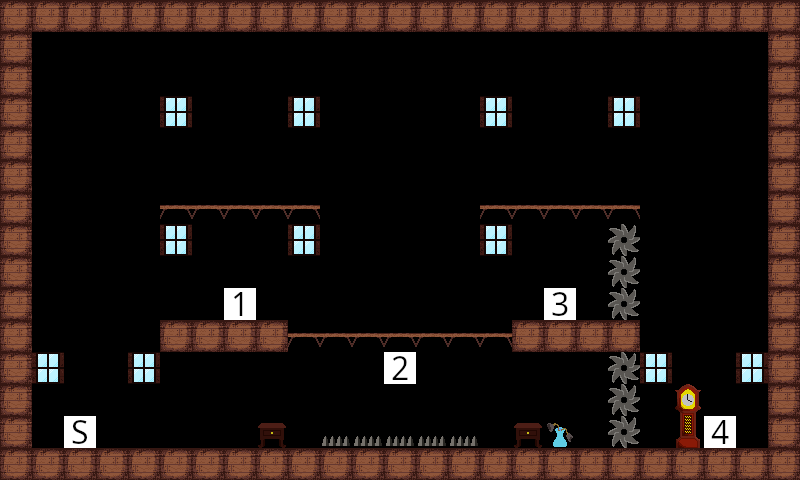

A level layout from a 2D game, rendered from its tile map. Below: a short description, then the map file with its tile-grid data intact:
An orthogonal 25x15 tile map with 32x32 px tiles, 1 tile layer (Tile Layer 1).

<map version="1.10" tiledversion="1.10.2" orientation="orthogonal" renderorder="right-down" width="25" height="15" tilewidth="32" tileheight="32" infinite="0" nextlayerid="2" nextobjectid="1">
 <editorsettings>
  <export target="../assets/levels/Level4.csv" format="csv" />
 </editorsettings>
 <tileset firstgid="1" source="tiles.tsx" />
 <layer id="1" name="Tile Layer 1" width="25" height="15">
  <data encoding="csv">
2,2,2,2,2,2,2,2,2,2,2,2,2,2,2,2,2,2,2,2,2,2,2,2,2,
2,0,0,0,0,0,0,0,0,0,0,0,0,0,0,0,0,0,0,0,0,0,0,0,2,
2,0,0,0,0,0,0,0,0,0,0,0,0,0,0,0,0,0,0,0,0,0,0,0,2,
2,0,0,0,0,23,0,0,0,23,0,0,0,0,0,23,0,0,0,23,0,0,0,0,2,
2,0,0,0,0,0,0,0,0,0,0,0,0,0,0,0,0,0,0,0,0,0,0,0,2,
2,0,0,0,0,0,0,0,0,0,0,0,0,0,0,0,0,0,0,0,0,0,0,0,2,
2,0,0,0,0,3,3,3,3,3,0,0,0,0,0,3,3,3,3,3,0,0,0,0,2,
2,0,0,0,0,23,0,0,0,23,0,0,0,0,0,23,0,0,0,4,0,0,0,0,2,
2,0,0,0,0,0,0,0,0,0,0,0,0,0,0,0,0,0,0,4,0,0,0,0,2,
2,0,0,0,0,0,0,11,0,0,0,0,0,0,0,0,0,13,0,4,0,0,0,0,2,
2,0,0,0,0,2,2,2,2,3,3,3,3,3,3,3,2,2,2,2,0,0,0,0,2,
2,23,0,0,23,0,0,0,0,0,0,0,12,0,0,0,0,0,0,4,23,0,0,23,2,
2,0,0,0,0,0,0,0,0,0,0,0,0,0,0,0,0,0,0,4,0,0,0,0,2,
2,0,6,0,0,0,0,0,21,0,5,5,5,5,5,0,21,22,0,4,0,25,14,0,2,
2,2,2,2,2,2,2,2,2,2,2,2,2,2,2,2,2,2,2,2,2,2,2,2,2
</data>
 </layer>
</map>
